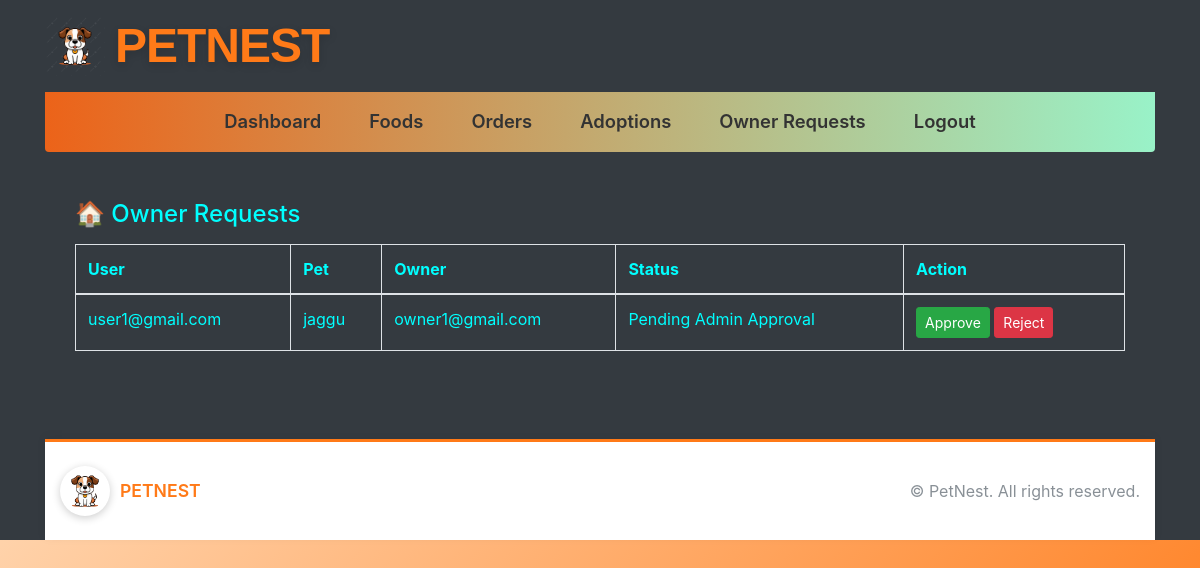
Screenshot of /admin-app/adoptions/requests/ (signed in) with the database file from the repository.
### Adoption_App/models.py (models this page shows, shortened)
class AdoptionRequest(models.Model):
    STATUS_CHOICES = (
        ('pending_admin', 'Pending Admin Approval'),
        ('approved_by_admin', 'Approved by Admin'),
        ('granted_by_owner', 'Granted by Owner'),
        ('rejected', 'Rejected'),
    )
    user = models.ForeignKey(User, on_delete=models.CASCADE)
    pet = models.ForeignKey(Pet, on_delete=models.CASCADE)
    owner = models.ForeignKey(
        User,
        on_delete=models.CASCADE,
        related_name='owner_requests'
    )
    status = models.CharField(
        max_length=30,
        choices=STATUS_CHOICES,
        default='pending_admin'
    )
    created_at = models.DateTimeField(auto_now_add=True)

### Pets_App/models.py (models this page shows, shortened)
class Pet(models.Model):
    GENDER_CHOICES = (
        ('male', 'Male'),
        ('female', 'Female'),
    )
    AVAILABILITY_CHOICES = (
        ('available', 'Available'),
        ('adopted', 'Adopted'),
    )
    APPROVAL_CHOICES = (
        ('pending', 'Pending'),
        ('approved', 'Approved'),
        ('rejected', 'Rejected'),
    )
    owner = models.ForeignKey(User, on_delete=models.CASCADE)
    category = models.ForeignKey(
        PetCategory,
        on_delete=models.CASCADE,
        related_name="pets",
        null=True,
        blank=True
    )
    breed = models.ForeignKey(
        PetBreed,
        on_delete=models.SET_NULL,
        null=True,
        blank=True
    )
    name = models.CharField(max_length=150)
    age = models.CharField(max_length=50, default='Unknown')
    gender = models.CharField(max_length=10, choices=GENDER_CHOICES, blank=True)
    colour = models.CharField(max_length=50, default="Unknown")
    description = models.TextField(blank=True)
    photo = models.ImageField(upload_to="pet_images/", null=True, blank=True)
    availability = models.CharField(
        max_length=20,
        choices=AVAILABILITY_CHOICES,
        default='available'
    )
    approval_status = models.CharField(
        max_length=20,
        choices=APPROVAL_CHOICES,
        default='pending'
    )
    created_at = models.DateTimeField(auto_now_add=True)

### Admin_App/views.py (the view)
# urls.py: path('adoptions/requests/',views.admin_owner_requests,name='admin_owner_requests'),
@staff_member_required
def admin_owner_requests(request):
    owners = AdoptionRequest.objects.select_related(
        'user', 'pet', 'owner'
    ).filter(
        status='pending_admin'
    ).order_by('-created_at')
    return render(
        request,
        'Admin_App/owner_requests.html',
        {'owners': owners}
    )

### Admin_App/Templates/Admin_App/owner_requests.html
{% extends "Admin_App/adminbase.html" %}
{% block content %}
<div class="container py-4">
    <h4 class="mb-3" style="color: aqua;">🏠 Owner Requests</h4>
    <table class="table table-bordered" style="color: aqua;">
        <thead>
            <tr>
                <th>User</th>
                <th>Pet</th>
                <th>Owner</th>
                <th>Status</th>
                <th>Action</th>
            </tr>
        </thead>
        <tbody style="color: aqua;">
        {% for req in owners %}
            <tr>
                <td>{{ req.user.username }}</td>
                <td>{{ req.pet.name }}</td>
                <td>{{ req.owner.username }}</td>
                <td>{{ req.get_status_display }}</td>
                <td>
                    <a href="{% url 'admin_approve_request' req.id %}" class="btn btn-success btn-sm">Approve</a>
                    <a href="{% url 'admin_reject_request' req.id %}" class="btn btn-danger btn-sm">Reject</a>
                </td>
            </tr>
        {% empty %}
            <tr>
                <td colspan="5" class="text-center text-muted" style="color: aqua;">
                    No owner requests
                </td>
            </tr>
        {% endfor %}
        </tbody>
    </table>
</div>
{% endblock %}

### rows the page displays
AdoptionRequest: user.username "user1@gmail.com", pet.name "jaggu", owner.username "owner1@gmail.com", status "Pending Admin Approval"
